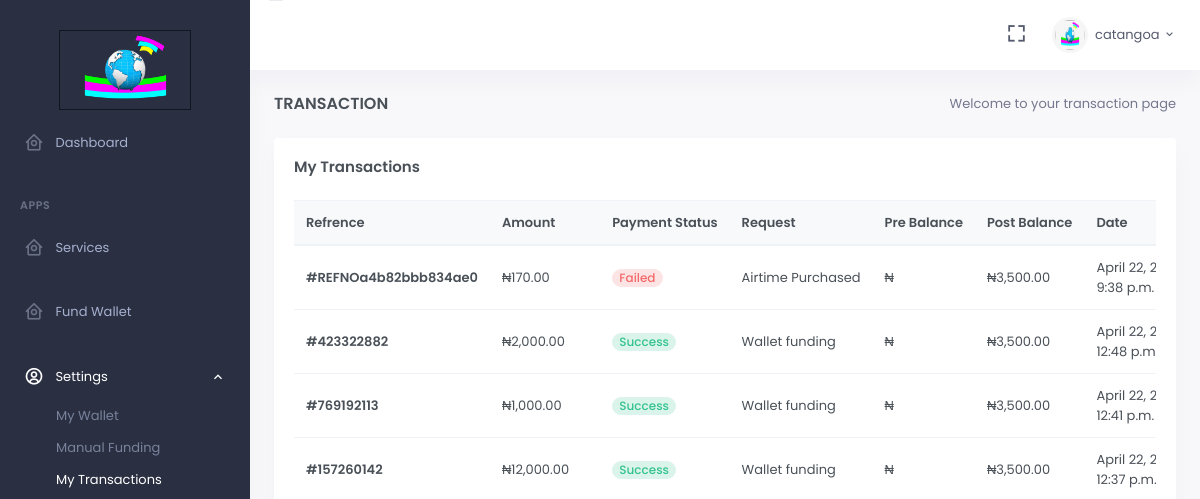
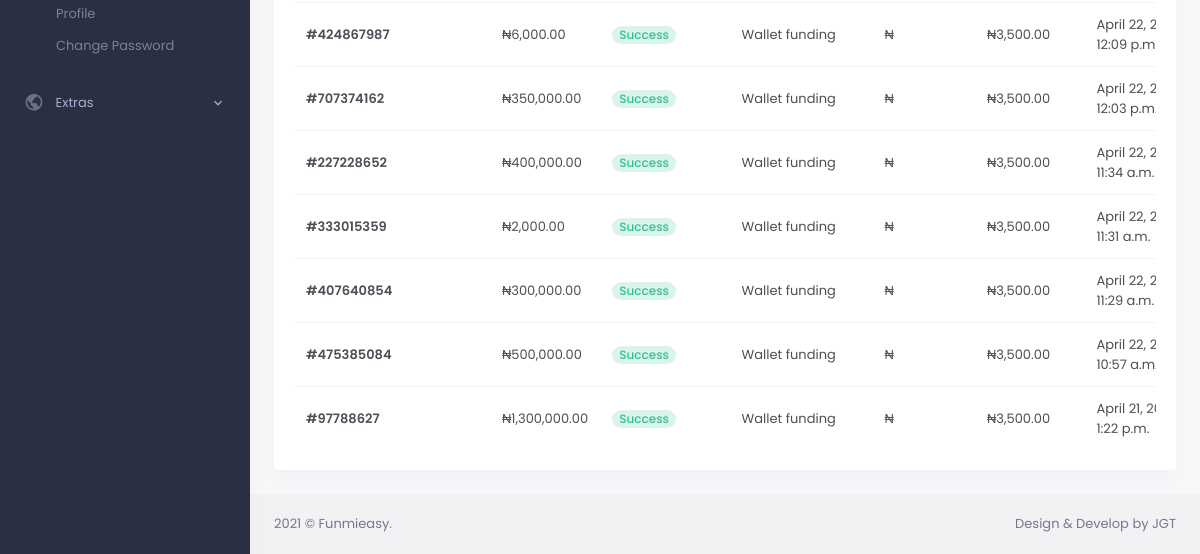
The app's page /transactionhistory (signed in), older data (2 pictures, top to bottom).
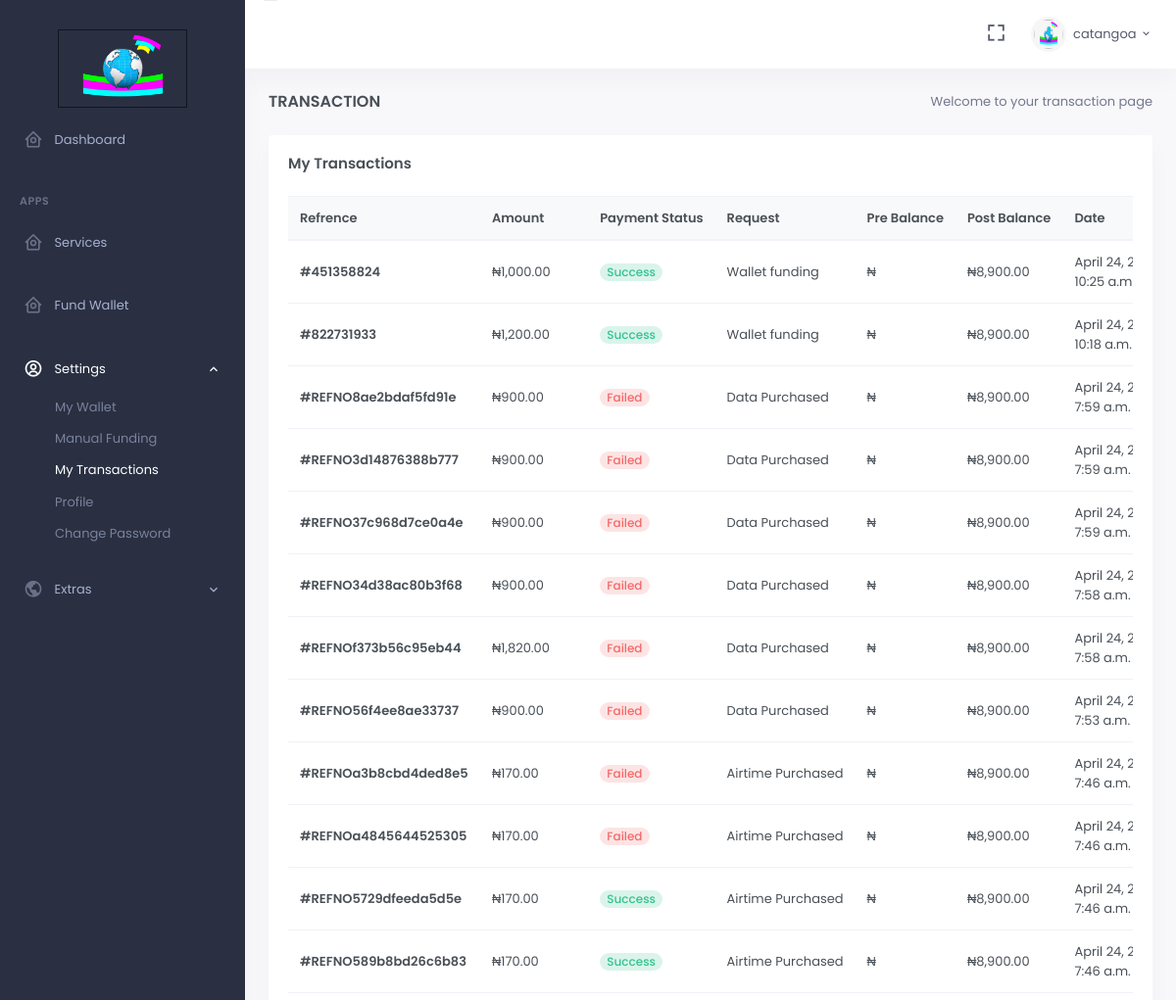
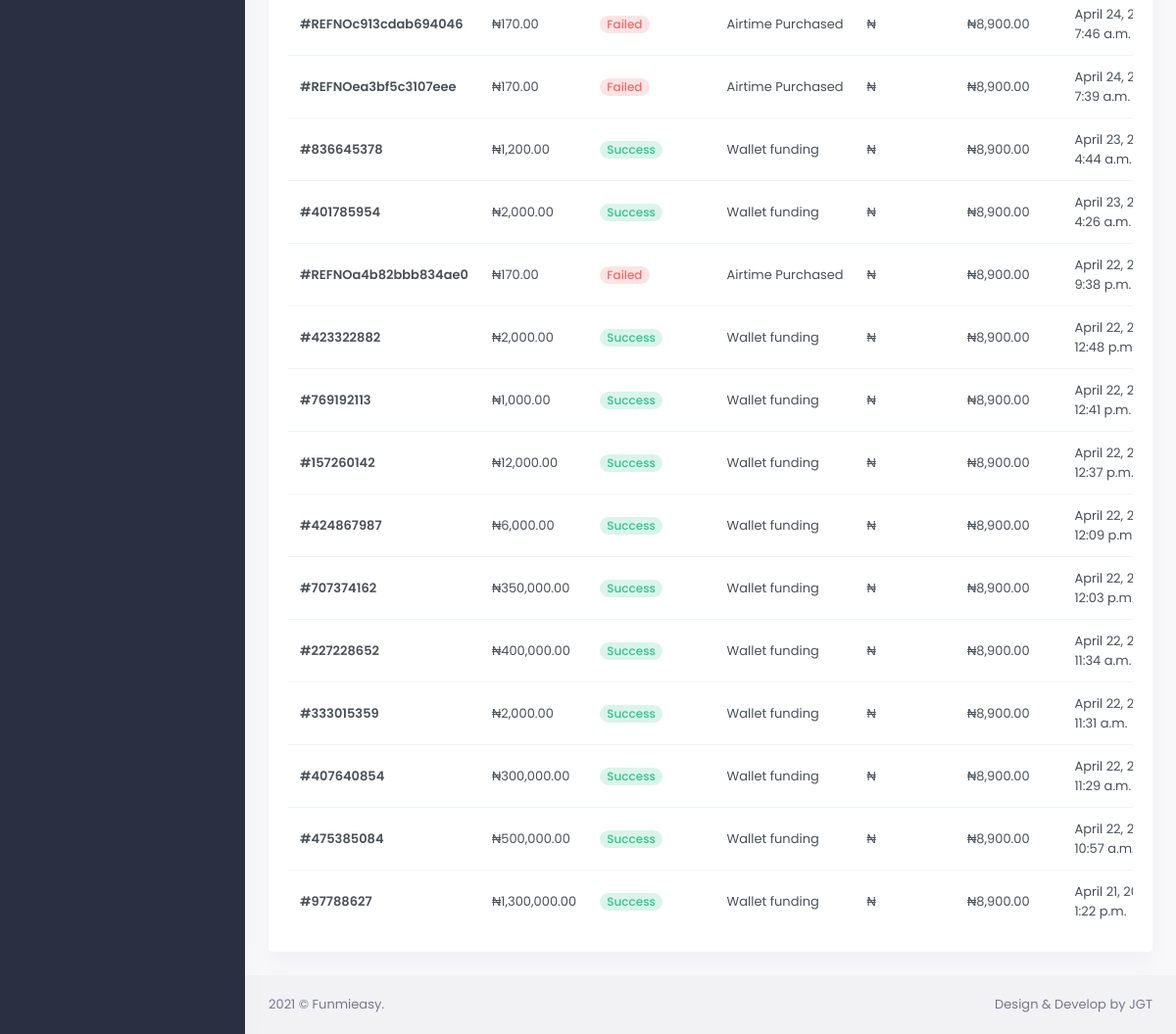
The same page, newer data (2 pictures, top to bottom).
### web/models.py (models this page shows, shortened)
class PayHistory(models.Model):
	pur = (
		("datas", "Data"),
		("airtime", "Airtime"),
		("wallet", "Wallet"),
		("bill", "Bill"),
		("other", "Other")
	)
	user = models.ForeignKey(User, on_delete=models.CASCADE, default=None)
	paystack_charge_id = models.CharField(max_length=100, default='', blank=True)
	paystack_access_code = models.CharField(max_length=100, default='', blank=True)
	amount = models.DecimalField(max_digits=10, decimal_places=2, default=0.00)
	prev_amount = models.DecimalField(max_digits=10, decimal_places=2, default=0.00)
	purpose = models.CharField(max_length=100, default='wallet', choices=pur)
	status = models.CharField(max_length=100, default='')
	paid = models.BooleanField(default=False)
	date = models.DateTimeField(auto_now_add=True)

class UserWallet(models.Model):
	user = models.OneToOneField('User', on_delete=models.CASCADE, default=None)
	walletID = models.CharField(max_length=100, default='')
	amount = models.DecimalField(max_digits=10, decimal_places=2, default=0.0)
	prev_amount = models.DecimalField(max_digits=10, decimal_places=2, default=0.0)

### web/views.py (the view)
# urls.py: url(r'transactionhistory', views.transactionhistory, name='transactionhistory'),
def transactionhistory (request):
	pay_history = PayHistory.objects.filter(user=request.user).order_by('id').reverse()
	user_wallet = UserWallet.objects.get(user=request.user)
	context = {
		'pay_history': pay_history,
		'user_wallet': user_wallet.amount,
		'prev_amt': user_wallet.prev_amount
	}
	return render (request, 'transactionhistory.html', context)

### web/context_processor.py (called while the page is built)
def user_notifications(request):
    if request.user.is_authenticated == True:
        notifications = UserNotification.objects.filter(user=request.user)
        notifications_count = UserNotification.objects.filter(user=request.user).exclude(read=True).count()
        return {
            'notifications': notifications,
            'notifications_count': notifications_count
        }
    else:
        notifications = UserNotification.objects.all()
        return {
            'notifications': notifications
        }

### web/templates/transactionhistory.html (shortened to what the changed rows need)
{% extends 'app.html' %}
{% block body %}
{% load humanize %}
            <div class="main-content">
                <div class="page-content">
                    <div class="container-fluid">
                        <div class="row">
                            <div class="col-lg-12">
                                <div class="card">
                                    <div class="card-body">
                                        <div class="table-responsive">
                                            <table class="table table-centered table-nowrap mb-0">
                                                <thead class="thead-light">
                                                    <tr>
                                                        <th>Refrence</th>
                                                        <th>Amount</th>
                                                        <th>Payment Status</th>
                                                        <th>Request</th>
                                                        <th>Pre Balance</th>
                                                        <th>Post Balance</th>
                                                        <th>Date</th>
                                                    </tr>
                                                </thead>
                                                <tbody>
                                                    {% for pay in pay_history %}
                                                    <tr>
                                                        <td><a href="javascript: void(0);" class="text-body font-weight-bold">#{{ pay.paystack_charge_id }}</a> </td>
                                                        <td>
                                                            ₦{{ pay.amount|intcomma }}
                                                        </td>
                                                        <td>
                                                            {% if pay.paid == True %}
                                                                <span class="badge badge-pill badge-soft-success font-size-12">Success</span>
                                                            {% else %}
                                                                <span class="badge badge-pill badge-soft-danger font-size-12">Failed</span>
                                                            {% endif %}
                                                        </td>
                                                        <td>
                                                            {% if pay.purpose == 'wallet' %}
                                                                Wallet funding
                                                            {% elif pay.purpose == 'airtime' %}
                                                                Airtime Purchased
                                                            {% elif pay.purpose == 'datas' %}
                                                                Data Purchased
                                                            {% elif pay.purpose == 'bill' %}
                                                                Bill Settlement
                                                            {% elif pay.purpose == 'other' %}
                                                                Other Bill Settlement
                                                            {% else %}
                                                                No Purpose for this transaction
                                                            {% endif %}
                                                        </td>
                                                        <td>
                                                            ₦{{ pay.prev_amt|intcomma }}
                                                        </td>
                                                        <td>
                                                            ₦{{ user_wallet|intcomma }}
                                                        </td>
                                                        <td>
                                                            {{ pay.date.date }} <br/>
                                                            {{ pay.date.time }}
                                                        </td>
                                                    </tr>
                                                    {% endfor %}
                                                </tbody>
                                            </table>
                                        </div>
                                    </div>
                                </div>
                            </div>
                        </div>
                    </div>
                </div>
</div>
{% endblock %}

Row changes from the older to the newer data that the page shows:
added PayHistory: paystack_charge_id "451358824", amount "1,000.00", paid "Success", purpose "Wallet funding", {{ user_wallet|intcomma }} "8,900.00", date "April 24,…", date.time "10:25…"
changed UserWallet: amount "3,500.00" → "8,900.00"
added PayHistory: paystack_charge_id "822731933", amount "1,200.00", paid "Success", purpose "Wallet funding", {{ user_wallet|intcomma }} "8,900.00", date "April 24,…", date.time "10:18 a.m."
added PayHistory: paystack_charge_id "REFNO8ae2bdaf5fd91e", amount "900.00", paid "Failed", purpose "Data Purchased", {{ user_wallet|intcomma }} "8,900.00", date "April 24,…", date.time "7:59 a.m."
added PayHistory: paystack_charge_id "REFNO3d14876388b777", amount "900.00", paid "Failed", purpose "Data Purchased", {{ user_wallet|intcomma }} "8,900.00", date "April 24,…", date.time "7:59 a.m."
added PayHistory: paystack_charge_id "REFNO37c968d7ce0a4e", amount "900.00", paid "Failed", purpose "Data Purchased", {{ user_wallet|intcomma }} "8,900.00", date "April 24,…", date.time "7:59 a.m."
added PayHistory: paystack_charge_id "REFNO34d38ac80b3f68", amount "900.00", paid "Failed", purpose "Data Purchased", {{ user_wallet|intcomma }} "8,900.00", date "April 24,…", date.time "7:58 a.m."
added PayHistory: paystack_charge_id "REFNOf373b56c95eb44", amount "1,820.00", paid "Failed", purpose "Data Purchased", {{ user_wallet|intcomma }} "8,900.00", date "April 24,…", date.time "7:58 a.m."
added PayHistory: paystack_charge_id "REFNO56f4ee8ae33737", amount "900.00", paid "Failed", purpose "Data Purchased", {{ user_wallet|intcomma }} "8,900.00", date "April 24,…", date.time "7:53 a.m."
added PayHistory: paystack_charge_id "REFNOa3b8cbd4ded8e5", amount "170.00", paid "Failed", purpose "Airtime Purchased", {{ user_wallet|intcomma }} "8,900.00", date "April 24,…", date.time "7:46 a.m."
added PayHistory: paystack_charge_id "REFNOa4845644525305", amount "170.00", paid "Failed", purpose "Airtime Purchased", {{ user_wallet|intcomma }} "8,900.00", date "April 24,…", date.time "7:46 a.m."
added PayHistory: paystack_charge_id "REFNO5729dfeeda5d5e", amount "170.00", paid "Success", purpose "Airtime Purchased", {{ user_wallet|intcomma }} "8,900.00", date "April 24,…", date.time "7:46 a.m."
added PayHistory: paystack_charge_id "REFNO589b8bd26c6b83", amount "170.00", paid "Success", purpose "Airtime Purchased", {{ user_wallet|intcomma }} "8,900.00", date "April 24,…", date.time "7:46 a.m."
added PayHistory: paystack_charge_id "REFNOc913cdab694046", amount "170.00", paid "Failed", purpose "Airtime Purchased", {{ user_wallet|intcomma }} "8,900.00", date "April 24,…", date.time "7:46 a.m."
added PayHistory: paystack_charge_id "REFNOea3bf5c3107eee", amount "170.00", paid "Failed", purpose "Airtime Purchased", {{ user_wallet|intcomma }} "8,900.00", date "April 24,…", date.time "7:39 a.m."
added PayHistory: paystack_charge_id "836645378", amount "1,200.00", paid "Success", purpose "Wallet funding", {{ user_wallet|intcomma }} "8,900.00", date "April 23,…", date.time "4:44 a.m."
added PayHistory: paystack_charge_id "401785954", amount "2,000.00", paid "Success", purpose "Wallet funding", {{ user_wallet|intcomma }} "8,900.00", date "April 23,…", date.time "4:26 a.m."
